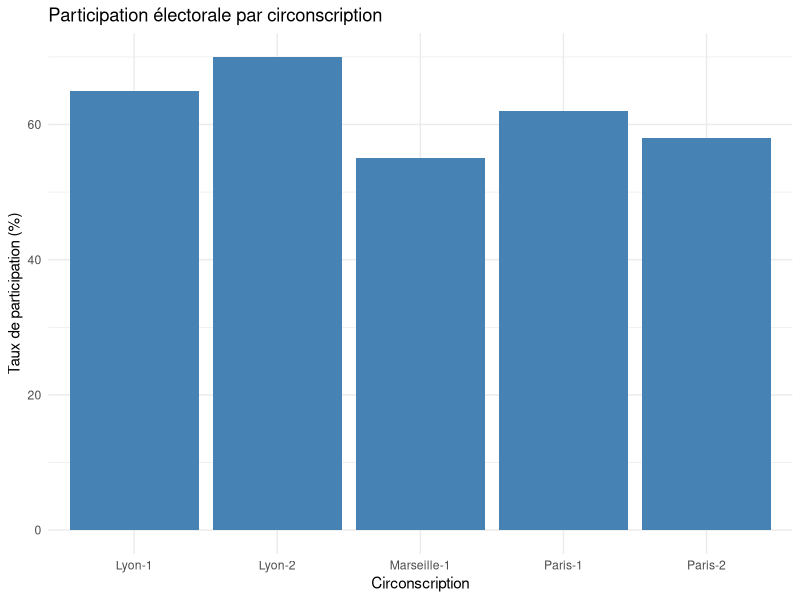

Recreate this plot in R.
# Introduction à R -
# Ce script est conçu pour une première séance pratique (lab session).
# Objectif : découvrir R, manipuler des objets, explorer un jeu de données,
# et produire des statistiques descriptives simples.

# 1. Les bases de R ----

# R peut effectuer des opérations arithmétiques simples
1 + 1
2 * 200
200 ^ 2
100 / 100

# En R, tout est un objet. On peut créer un objet et lui attribuer une valeur avec "<-"
mon_premier_objet <- "J'aime R"
mon_deuxieme_objet <- 1:10   # suite de 1 à 10
mon_troisieme_objet <- 1:5   # suite de 1 à 5

# On peut ensuite combiner ces objets
mon_deuxieme_objet + mon_troisieme_objet
mon_deuxieme_objet * mon_troisieme_objet

# Exemple : un objet numérique
x <- 5
y <- 10
z <- x + y
print(z)  # Affiche 15

# Exemple : un objet texte (caractère)
salutation <- "Bonjour, R !"
print(salutation)


# 2. Fonctions ----
# Une fonction prend des "arguments" en entrée et retourne un résultat.

carre <- function(n) {
  return(n^2) # élève un nombre au carré
}
carre(4)

# Fonctions déjà incluses dans R
log(10)    # logarithme népérien
sqrt(25)   # racine carrée
mean(c(1, 2, 3, 4, 5))  # moyenne d'un vecteur


# 3. Structures de données ----

# Vecteur : suite d’éléments du même type
partis <- c("Gauche", "Droite", "Centre", "Abstention")
votes <- c(100, 150, 80, 50)

# Liste : mélange de plusieurs types d’objets
ma_liste <- list(nom = "Alice", age = 30, scores = c(10, 12, 15))

# Matrice : tableau numérique à deux dimensions
mat <- matrix(1:9, nrow = 3)

# Data frame : tableau de données (l’outil central en science politique)
deputes <- data.frame(
  ID = 1:5,
  Nom = c("A", "B", "C", "D", "E"),
  Parti = c("Gauche", "Droite", "Centre", "Droite", "Gauche"),
  Mandats = c(2, 1, 3, 0, 1)
)
print(deputes)

# Accéder aux colonnes
deputes$Parti
deputes[1, ]   # première ligne
deputes[, "Mandats"]


# 4. Explorer un jeu de données existant ----
# Exemple : le jeu de données intégré "iris"
data("iris")
head(iris)     # premières lignes
str(iris)      # structure des variables
summary(iris)  # statistiques descriptives


# 5. Le tidyverse ----
# Le tidyverse est une collection de packages modernes pour manipuler et visualiser les données
install.packages("tidyverse")
library(tidyverse)

# Créons un petit jeu de données sur les circonscriptions électorales
circo <- tibble(
  Circonscription = c("Paris-1", "Paris-2", "Lyon-1", "Lyon-2", "Marseille-1"),
  Participation = c(62, 58, 65, 70, 55),  # taux de participation (%)
  Inscrits = c(50000, 60000, 45000, 48000, 52000),  # électeurs inscrits
  Femmes_élues = c(2, 1, 0, 1, 2)  # nombre de femmes élues
)

# Ajouter une nouvelle variable : nombre de votants
circo <- circo %>%
  mutate(Votants = Inscrits * Participation / 100)

# Trier les circonscriptions par participation
circo %>% arrange(desc(Participation))

# Calculer la participation moyenne
circo %>% summarise(Participation_moy = mean(Participation))


# 6. Visualisation avec ggplot2 ----
ggplot(circo, aes(x = Circonscription, y = Participation)) +
  geom_col(fill = "steelblue") +
  labs(title = "Participation électorale par circonscription",
       x = "Circonscription", y = "Taux de participation (%)") +
  theme_minimal()

# 7. Statistiques descriptives ----

# Exemple avec une variable quantitative
mean(circo$Participation)   # moyenne
median(circo$Participation) # médiane
sd(circo$Participation)     # écart-type

# Exemple avec une variable qualitative
table(circo$Femmes_élues)   # effectifs
prop.table(table(circo$Femmes_élues))  # proportions


# 8. Exercice pour les étudiant·e·s ----
# 1. Créer un nouveau jeu de données sur 5 partis politiques :
#    variables = Nom du parti, % des voix, Nombre de sièges
# 2. Calculer la moyenne du % des voix.
# 3. Représenter la répartition des sièges par parti avec un barplot.
